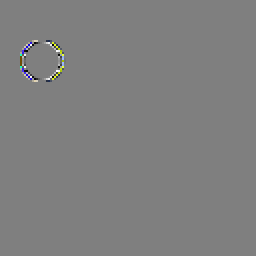
#> input picture study_guide/10-MC_in_DWT_domain/difference.png, 128 x 128 px, given in place of moving_circle_000.png, which was not available (shown 2 times larger); the run also reads 1 picture not shown here
$ jupyter execute CS-LPT_shift_invariance.ipynb   (shell and % lines are left out)   (text cells are left out)
#> lines starting #> are read from the running program, lines starting #| are printed output that depends on the picture; pictures that were not available may be replaced by others from this repository, and a replacement may not be noted
### study_guide/10-MC_in_DWT_domain/io_stuff.py
# Common stuff and routines

import numpy as np
import cv2
import matplotlib.pyplot as plt
import matplotlib.image as mpimg

# [5 lines left out: function normalize, not called in this run]

def load_img(prefix):
#> called with prefix = 'moving_circle_000'
    img = cv2.imread(f"{prefix}.png", cv2.IMREAD_UNCHANGED)
#> img is the input picture: shape (128, 128, 3) uint16; mean B, G, R 32764, 32776, 32768
    img = cv2.cvtColor(img, cv2.COLOR_BGR2RGB)
    img = np.array(img)
    img = img.astype(np.float32) - 32768.0
    return img

# [6 lines left out: function show_img, not called in this run]

def show_seq(prefix="/tmp/", frames=5):
    for i in range(frames):
        show_img(f"{prefix}{i:03d}")

# [18 lines left out: functions show_motion, write_img, not called in this run]

### study_guide/10-MC_in_DWT_domain/color.py
import numpy as np

def RGB_to_YCoCg(RGB_frame):
    R, G, B = RGB_frame[:,:,0], RGB_frame[:,:,1], RGB_frame[:,:,2]
    YCoCg_frame = np.empty_like(RGB_frame)
    YCoCg_frame[:,:,0] =  R/4 + G/2 + B/4
    YCoCg_frame[:,:,1] =  R/2       - B/2
#> YCoCg_frame: shape (128, 128, 3) float32; mean of channels 0, 1, 2 3, 2, 1.06e+34
    YCoCg_frame[:,:,2] = -R/4 + G/2 - B/4
    return YCoCg_frame

### study_guide/10-MC_in_DWT_domain/CS-LPT_shift_invariance.ipynb
[cell 1]
import numpy as np
import cv2
import matplotlib.pyplot as plt
import matplotlib.image as mimg
import pywt
from io_stuff import *
from color import *

[cell 2]
prefix = "moving_circle_"
frame_0 = load_img(prefix + "000")
frame_1 = load_img(prefix + "001")
frame_2 = load_img(prefix + "002")

[cell 3]
frame_0_Y = RGB_to_YCoCg(frame_0)[:,:,0]
frame_1_Y = RGB_to_YCoCg(frame_1)[:,:,0]
#> in RGB_to_YCoCg (call 2), `YCoCg_frame[:,:,1] =  R/2       - B/2`: YCoCg_frame: shape (128, 128, 3) float32; mean of channels 0, 1, 2 3, 2, 1.06e+34
frame_2_Y = RGB_to_YCoCg(frame_2)[:,:,0]
#> in RGB_to_YCoCg (call 3), `YCoCg_frame[:,:,1] =  R/2       - B/2`:
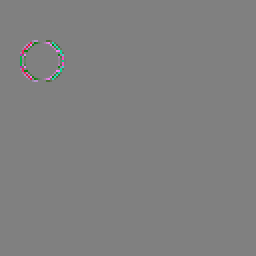
#> YCoCg_frame: shape (128, 128, 3) float32 (shown 2 times larger); mean of channels 0, 1, 2 3, 2, -4; drawn with min black and max white

[cell 4]
f0_haar_LL, (f0_haar_LH, f0_haar_HL, f0_haar_HH) = pywt.dwt2(frame_0_Y, 'haar')
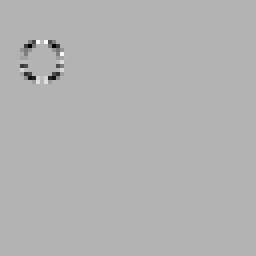
#> f0_haar_HH: shape (64, 64) float32 (shown 4 times larger); min -38943, max 16245.6, mean -136.2; drawn with min black and max white
f1_haar_LL, (f1_haar_LH, f1_haar_HL, f1_haar_HH) = pywt.dwt2(frame_1_Y, 'haar')
f2_haar_LL, (f2_haar_LH, f2_haar_HL, f2_haar_HH) = pywt.dwt2(frame_2_Y, 'haar')

[cell 5]
f0_haar_H = pywt.idwt2([None,(f0_haar_LH, f0_haar_HL, f0_haar_HH)], 'haar')
f1_haar_H = pywt.idwt2([None,(f1_haar_LH, f1_haar_HL, f1_haar_HH)], 'haar')
f2_haar_H = pywt.idwt2([None,(f2_haar_LH, f2_haar_HL, f2_haar_HH)], 'haar')

[cell 6]
plt.figure(figsize=(10,10))
plt.title("Frame 0. Haar. H.", fontsize=20)
plt.imshow(f0_haar_H, cmap="gray")
plt.savefig('f0_haar_H.png')
plt.show()

[cell 7]
plt.figure(figsize=(10,10))
plt.title("Frame 1. Haar. H.", fontsize=20)
plt.imshow(f1_haar_H, cmap="gray")
plt.savefig('f1_haar_H.png')
plt.show()

[cell 8]
plt.figure(figsize=(10,10))
plt.title("Frame 2. Haar. H.", fontsize=20)
plt.imshow(f2_haar_H, cmap="gray")
plt.savefig('f2_haar_H.png')
plt.show()

[cell 9]
plt.title("Frames 0 and 1. Haar. H")
plt.plot(np.roll(f0_haar_H[36, 0:40], 1), label="prediction")
plt.plot(f1_haar_H[36, 0:40], linestyle=':', linewidth=4, label="predicted")
plt.legend()
plt.savefig("f0_1_haar_H.svg")
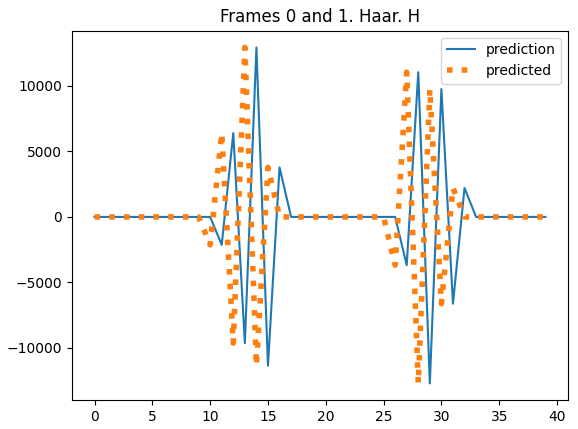
#> figure drawn by matplotlib, 1 panel; curve peaks at x = 14, y = 12946.6; curve peaks at x = 13, y = 12946.6
plt.show()

[cell 10]
plt.title("Frames 0 and 2. Haar. H")
plt.plot(np.roll(f0_haar_H[36, 0:40], 2), label="prediction")
plt.plot(f2_haar_H[36, 0:40], linestyle=':', linewidth=4, label="predicted")
plt.legend()
plt.savefig("f0_2_haar_H.svg")
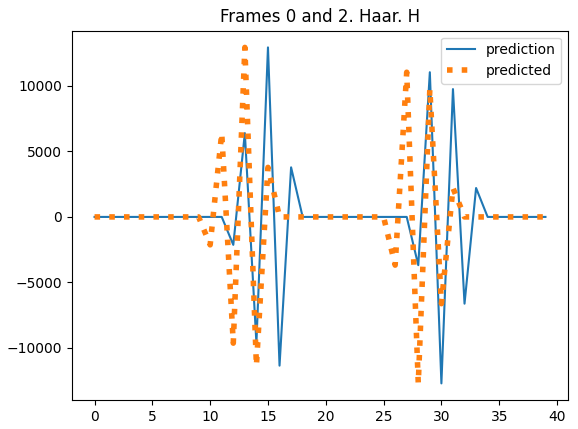
#> figure drawn by matplotlib, 1 panel; curve peaks at x = 15, y = 12946.6; curve peaks at x = 13, y = 12946.6
plt.show()
